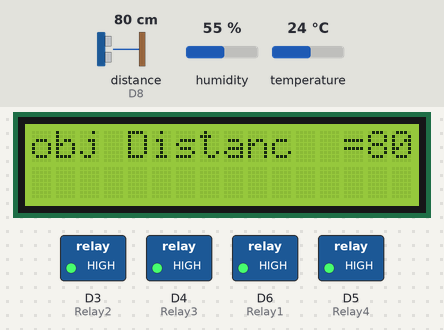
A sketch run on a simulated ESP8266 (NodeMCU). On the bench: 16×2 character LCD, switched loads named in the sketch (green lamp = pin HIGH). Wiring (inferred from the names in the program): ultrasonic range finder: trigger D7; echo D8. The inputs (shaded band) are chosen by the test bench; at power-on: distance to the obstacle (sensor on D8) 80 cm, humidity 55 %, temperature 24 °C. The echo pulse lasts 58.3 µs per cm; pins used as bus, display or sensor lines are not drawn.

Above: at 7.5 s.
7.6 s: distance to the obstacle (sensor on D8) set to 33 cm
At 11.1 s:
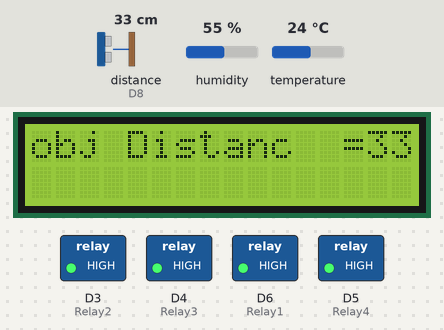
14.0 s: distance to the obstacle (sensor on D8) set to 27 cm
At 17.4 s:
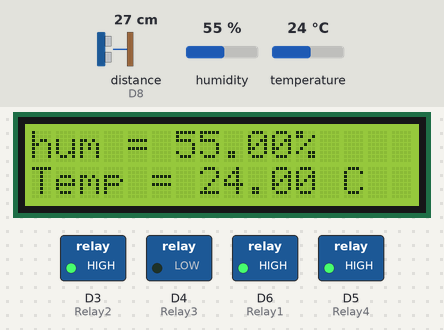
19.1 s: distance to the obstacle (sensor on D8) set to 22 cm
At 21.2 s:
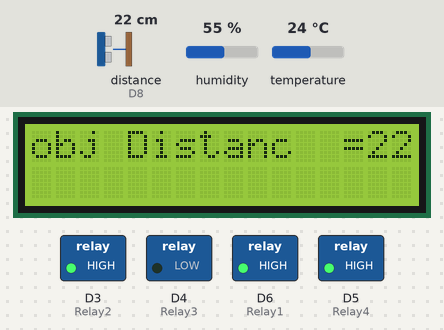
22.4 s: distance to the obstacle (sensor on D8) set to 18 cm
At 23.3 s:
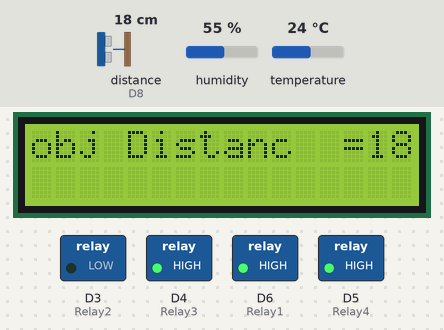
26.9 s: humidity set to 22 %
At 27.4 s:
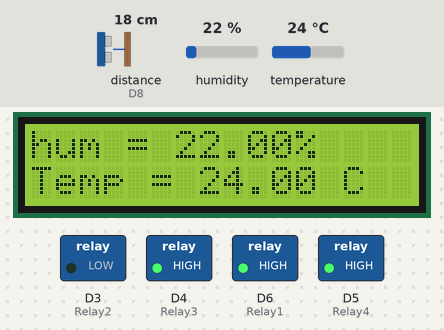
30.2 s: temperature set to 12 °C
At 32.9 s:
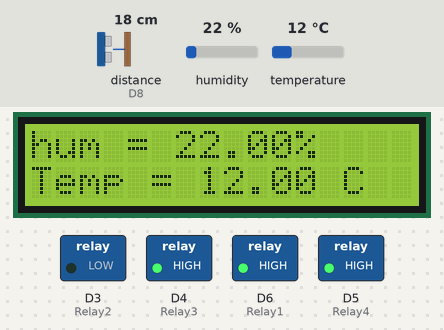
Timing chart, 0 to 34.4 s (numbered marks = the images above; inputs shaded):
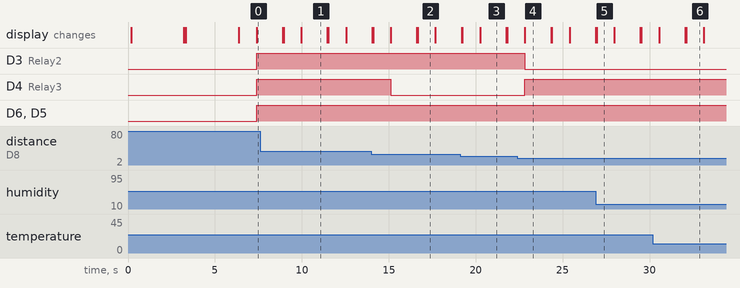

The sketch:

sketch_jan22agvhgbjhgjh.ino
```cpp
#include <Wire.h>
#include <LiquidCrystal_I2C.h>
#include <dht.h> // dht11 sensor library
#define dht11 D0 // for Node MCU change this to D2
#define trigPin D7  // Change to D2, for Node MCU
#define echoPin D8  // Change to D3, for Node MCU
#define Relay1 D6
#define Relay2 D3
#define Relay3 D4
#define Relay4 D5

LiquidCrystal_I2C lcd(0x27, 16, 2);
dht DHT;
void setup()
{
  pinMode(trigPin, OUTPUT);
  pinMode(echoPin, INPUT);
  pinMode(Relay1, OUTPUT);
  pinMode(Relay2, OUTPUT);
  pinMode(Relay3, OUTPUT);
  pinMode(Relay4, OUTPUT);
  lcd.init();
  lcd.backlight();
  lcd.print("   WELCOME To   ");
  delay(100);
  lcd.setCursor(0, 1);
  lcd.print("   UTD - Hubli  ");
  delay(3000);
  lcd.clear();
  lcd.print("DHT11 Sensor");
  delay(100);
  lcd.setCursor(0, 1);
  lcd.print("and temprature");
  delay(3000);
  lcd.clear();
}
void loop()
{
  // This will read the data from sensor
  long duration, distance;
  DHT.read11(dht11);

  // Printing sensor values on serial monitor
  lcd.print("hum = ");
  lcd.print(DHT.humidity);
  lcd.print("%  ");
  lcd.setCursor(0, 1);
  //delay(1000);
  lcd.print("Temp = ");
  lcd.print(DHT.temperature);
  lcd.print(" C ");
  delay(1000);  // 1 Second delay for next data access
  lcd.clear();

  digitalWrite(trigPin, LOW);
  delayMicroseconds(2);
  digitalWrite(trigPin, HIGH);
  delayMicroseconds(10);
  digitalWrite(trigPin, LOW);
  duration = pulseIn(echoPin, HIGH);
  distance = (duration / 2) / 29.1;
  //lcd.clear();
  lcd.print("obj Distanc  =");
  lcd.print(distance);
  if (distance <= 10)
  {
    digitalWrite(Relay1, LOW);  // Relay works on invert logic, i.e LOW = ON and HIGH = OF
    digitalWrite(Relay3, HIGH);
    digitalWrite(Relay2, HIGH);
    digitalWrite(Relay4, HIGH);
  }
  else if (distance <= 20)
  {
    digitalWrite(Relay1, HIGH);
    digitalWrite(Relay2, LOW);
    digitalWrite(Relay3, HIGH);
    digitalWrite(Relay4, HIGH);
  }
  else if (distance <= 30)
  {
    digitalWrite(Relay1, HIGH);  // Relay works on invert logic, i.e LOW = ON and HIGH = OF
    digitalWrite(Relay2, HIGH);
    digitalWrite(Relay3, LOW);
    digitalWrite(Relay4, HIGH);
  }
  else
  {
    digitalWrite(Relay1, HIGH);
    digitalWrite(Relay3, HIGH);
    digitalWrite(Relay2, HIGH);
    digitalWrite(Relay4, HIGH);
  }
  delay(1500);
  lcd.clear();

}
```

Measured:
- the behaviour switches between 31 and 30 cm on distance to the obstacle (sensor on D8) (found by bisection; images 1 and 2)
- the behaviour switches between 21 and 20 cm on distance to the obstacle (sensor on D8) (found by bisection; images 3 and 4)
- after the input at 14.0 s, D4 (Relay3): HIGH → LOW after 1.1 s
- after the input at 22.4 s, D3 (Relay2): HIGH → LOW after 0.43 s; D4 (Relay3): LOW → HIGH after 0.43 s
- what the display in image 1 shows lasts 1.5 s, from 10.0 s to 11.5 s
- what the display in image 2 shows lasts 1.0 s, from 16.7 s to 17.7 s
